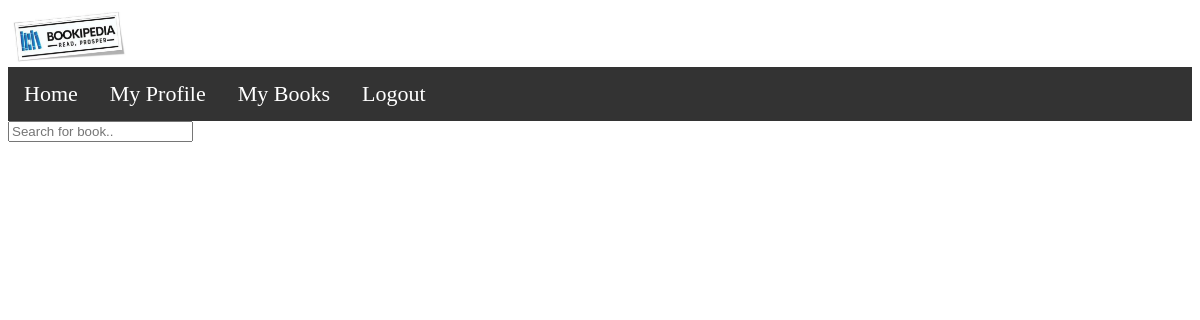
The app's page / (signed in), older data.
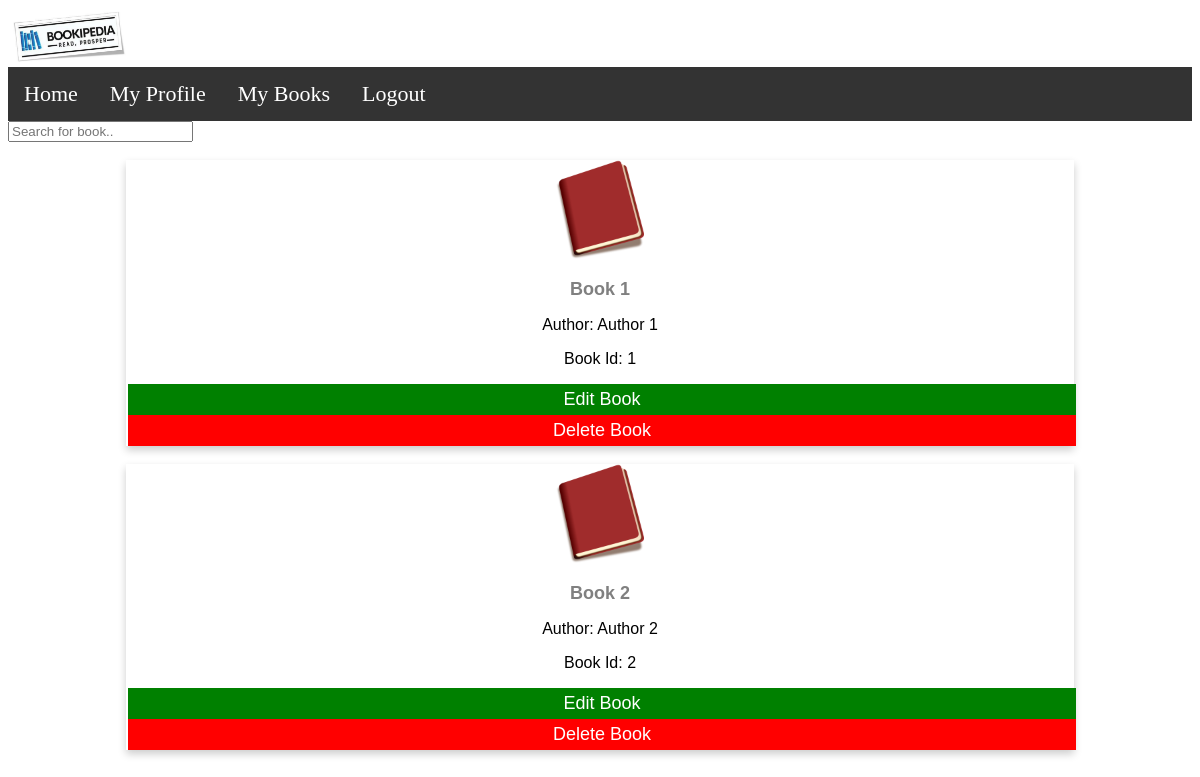
The same page, newer data.
### library/models.py (models this page shows, shortened)
class Book(models.Model):
    book_id = models.IntegerField(primary_key = True)
    issued_to = models.ForeignKey(User, on_delete=models.CASCADE, blank=True, null=True)
    title = models.CharField(max_length=200)
    author = models.CharField(max_length=200)
    is_available = models.BooleanField(default=True)
    return_date = models.DateField(blank=True, null=True)
    issue_date = models.DateField(blank=True, null=True)

### library/views.py (the view)
# urls.py: path("", BookListView.as_view(), name="home"),
class BookListView(LoginRequiredMixin, ListView):
    model = Book
    template_name = 'library/home.html'
    context_object_name = 'books'

### library/templates/library/home.html (shortened to what this page needs)
{% extends 'library/base.html' %}
{% load static %}
{% block content %}
    <input type="text" id="searchbook" onkeyup="findBook()" placeholder="Search for book.." title="Type in book name">
    <br/>
    <br/>
    {% for book in books %}
    <div class="card">
        <img src="{% static 'library/book.png' %}" alt="{{ book.title }}" style="width:100px">
        <h2 class="title">{{ book.title }}</h2>
        <p>Author: {{ book.author }}</p>
        <p>Book Id: {{ book.book_id }}</p>
        {% if user.is_superuser %}
        <div>
          <span style="padding:2px">
            <button onclick="alert('Edit')" style="background-color: green;color:white; padding:5px">Edit Book</button></span>
          <span style="padding:2px">
            <button onclick="alert('Delete')" style="background-color: red;color:white; padding:5px">Delete Book</button></span>
        </div>
        {% else %}
          {% if book.is_available %}
              <button style="background-color: green;color:white; padding:5px">Request Book</button>
          {% else %}
              <p style="background-color: red;color:white; padding:5px">Not available</p>
          {% endif %}
        {% endif %}
    </div>
    <br/>
    {% endfor %}
</body>
{% endblock %}

### library/templates/library/base.html (shortened to what this page needs)
{% load static %}
<!DOCTYPE html>
<html lang="en">
<head>
</head>
<body>
  <div>
    <img style="width: 120px;" src="{% static 'library/logo.png' %}"/>
    <ul>
        <li><a href="{% url 'home' %}">Home</a></li>
        <li><a href="{% url 'profile' %}">My Profile</a></li>
        {% if user.is_authenticated %}
        <li><a href="{% url 'user-books' username=user %}">My Books</a></li>
        <li><a href="{% url 'logout' %}">Logout</a></li>
        {% endif %}
    </ul>
    </div>
    {% block content %}
    {% endblock %}
</body>
</html>

### library/templates/library/base.html (style rules this page uses)
ul { list-style-type: none; margin: 0; padding: 0; overflow: hidden; background-color: #333; }
li { float: left; }
li a { display: block; color: white; text-align: center; padding: 14px 16px; text-decoration: none; }

### library/templates/library/home.html (style rules this page uses)
.card { box-shadow: 0 4px 8px 0 rgba(0, 0, 0, 0.2); max-width: 80%; margin: auto; text-align: center; font-family: arial; }
.title { color: grey; font-size: 18px; }
button { border: none; outline: 0; display: inline-block; padding: 8px; color: white; background-color: #000; text-align: center; cursor: pointer; width: 100%; font-size: 18px; }
a { text-decoration: none; font-size: 22px; color: black; }

Row changes from the older to the newer data that the page shows:
added Book: title "Book 1", author "Author 1", book_id "1"
added Book: title "Book 2", author "Author 2", book_id "2"
